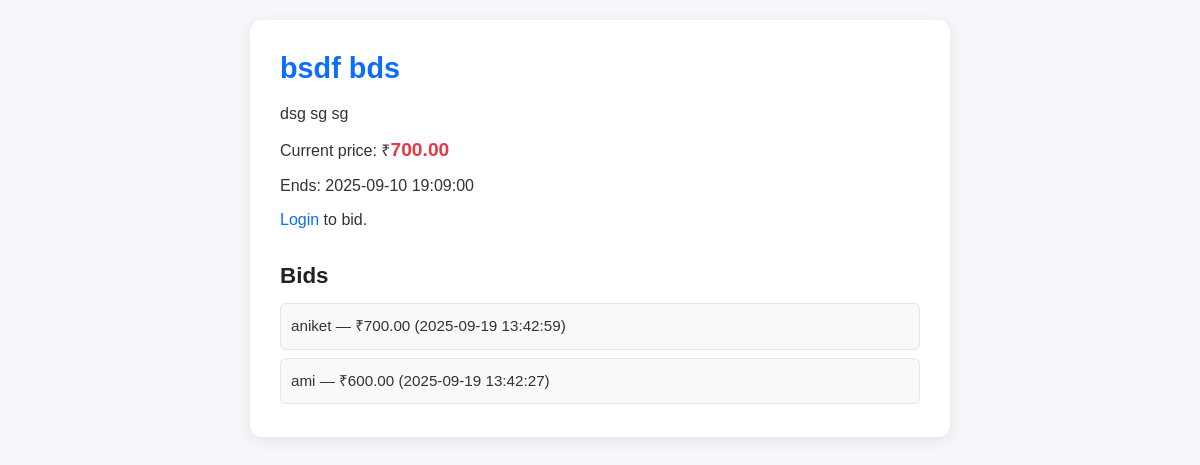
The app's page /auction.php?id=2 with its own data.
### tables this page shows
CREATE TABLE `auctions` (
  `id` int(11) NOT NULL,
  `user_id` int(11) NOT NULL,
  `title` varchar(255) NOT NULL,
  `description` text DEFAULT NULL,
  `start_price` decimal(12,2) NOT NULL DEFAULT 0.00,
  `current_price` decimal(12,2) NOT NULL DEFAULT 0.00,
  `start_time` datetime NOT NULL,
  `end_time` datetime NOT NULL,
  `created_at` timestamp NOT NULL DEFAULT current_timestamp(),
  `images` text DEFAULT NULL
);

CREATE TABLE `bids` (
  `id` int(11) NOT NULL,
  `auction_id` int(11) NOT NULL,
  `user_id` int(11) NOT NULL,
  `amount` decimal(12,2) NOT NULL,
  `bid_time` timestamp NOT NULL DEFAULT current_timestamp()
);

CREATE TABLE `users` (
  `id` int(11) NOT NULL,
  `username` varchar(50) NOT NULL,
  `email` varchar(150) NOT NULL,
  `password_hash` varchar(255) NOT NULL,
  `created_at` timestamp NOT NULL DEFAULT current_timestamp()
);

### auction.php (the view, shortened to what this page needs)
<?php
require 'db.php';
$uid = $_SESSION['user_id'] ?? null;
$auction_id = (int) ($_GET['id'] ?? 0);
$stmt = $pdo->prepare("SELECT a.*, u.username FROM auctions a JOIN users u ON a.user_id=u.id WHERE a.id = ?");
$stmt->execute([$auction_id]);
$auction = $stmt->fetch();
$bids = $pdo->prepare("SELECT b.*, u.username FROM bids b JOIN users u ON b.user_id=u.id WHERE b.auction_id = ? ORDER BY b.bid_time DESC");
$bids->execute([$auction_id]);
$bids = $bids->fetchAll();
?>
<!doctype html>
<html>
<head>
    <link rel="stylesheet" href="css/auction.css">
</head>
<body>
    <main>
        <h2><?= htmlspecialchars($auction['title']) ?></h2>
        <p><?= nl2br(htmlspecialchars($auction['description'])) ?></p>
        <p>Current price: ₹<span id="current-price"><?= number_format($auction['current_price'], 2) ?></span></p>
        <p>Ends: <?= htmlspecialchars($auction['end_time']) ?></p>
        <?php if ($uid): ?>
            <div id="bid-section">
                <input id="bid-amount" type="number" step="0.01" placeholder="Your bid (higher than current)">
                <button id="bid-btn">Place bid</button>
                <p id="bid-msg"></p>
            </div>
        <?php else: ?>
            <p><a href="login.php">Login</a> to bid.</p>
        <?php endif; ?>
        <h3>Bids</h3>
        <ul id="bids-list">
            <?php foreach ($bids as $b): ?>
                <li><?= htmlspecialchars($b['username']) ?> — ₹<?= number_format($b['amount'], 2) ?> (<?= $b['bid_time'] ?>)
                </li>
            <?php endforeach; ?>
        </ul>
    </main>
</body>
</html>

### css/auction.css (style rules this page uses)
* { margin: 0; padding: 0; box-sizing: border-box; }
body { font-family: "Poppins", Arial, sans-serif; background: #f5f7fa; color: #333; line-height: 1.6; padding: 20px; display: flex; justify-content: center; }
main { max-width: 700px; width: 100%; background: #fff; padding: 25px 30px; border-radius: 12px; box-shadow: 0 4px 15px rgba(0, 0, 0, 0.08); }
main h2 { font-size: 1.8rem; color: #0b6efd; margin-bottom: 10px; }
main p { margin: 8px 0; font-size: 1rem; }
#current-price { font-weight: bold; font-size: 1.2rem; color: #e63946; }
h3 { margin-top: 25px; font-size: 1.4rem; color: #222; }
#bids-list { list-style: none; margin-top: 10px; }
#bids-list li { padding: 10px; background: #f8f9fa; border: 1px solid #e5e5e5; border-radius: 6px; margin-bottom: 8px; font-size: 0.95rem; }
a { color: #0b6efd; text-decoration: none; }

### records on screen
auctions: title "bsdf bds", description "dsg sg sg", current_price "700.00", end_time "2025-09-10 19:09:00"
bids: user.username "aniket", amount "700.00", bid_time "2025-09-19 13:42:59"
bids: user.username "ami", amount "600.00", bid_time "2025-09-19 13:42:27"
